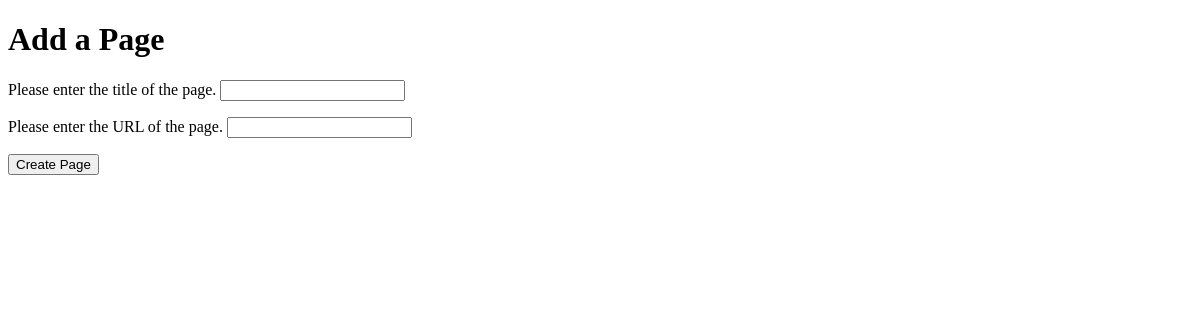
The app's page /rango/category/other-frameworks/add_page/, older data.
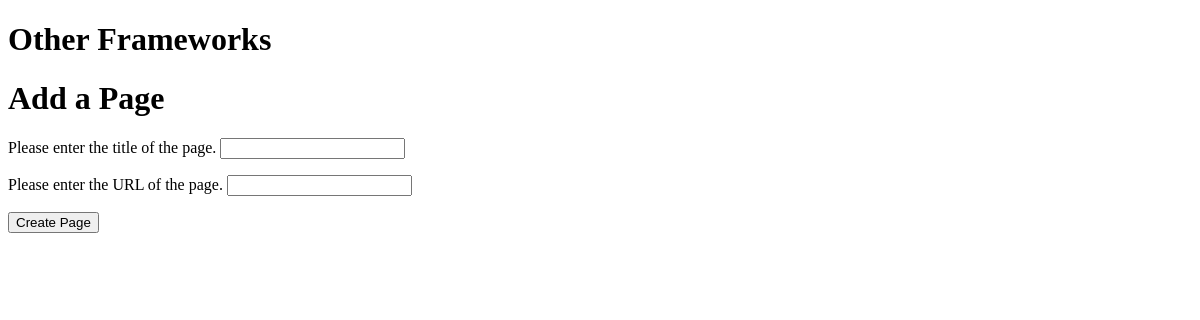
The same page, newer data.
### rango/models.py (models this page shows, shortened)
class Category(models.Model):
    name = models.CharField(max_length=128, unique=True)
    views = models.IntegerField(default=0)
    likes = models.IntegerField(default=0)
    slug = models.SlugField(unique=True)
    class Meta:
        verbose_name_plural = 'Categories'

### rango/views.py (the view, shortened to what this page needs)
# urls.py: url(r'^category/(?P<category_name_slug>[\w\-]+)/add_page/$',
def add_page(request, category_name_slug):
    try:
        category = Category.objects.get(slug=category_name_slug)
    except Category.DoesNotExist:
        category = None
    form = PageForm()
    context_dict = {'form':form, 'category': category}
    return render(request, 'rango/add_page.html', context_dict)

### rango/forms.py (shortened to what this page needs)
class PageForm(forms.ModelForm):
    title = forms.CharField(max_length=128, help_text="Please enter the title of the page.")
    url = forms.URLField(max_length=200, help_text="Please enter the URL of the page.")
    views = forms.IntegerField(widget=forms.HiddenInput(), initial=0)
    class Meta:
        model = Page
        exclude = ('category',)

### templates/rango/add_page.html (shortened to what this page needs)
<!DOCTYPE html>
<html>
    <head>
        <h1>{{ category.name }}</h1>
    </head>
    <body>
        <h1>Add a Page</h1>
        <div>
            <form id="page_form" method="post" action="/rango/category/{{ category.slug }}/add_page/">
                {% for field in form.visible_fields %}
                    <p>
                    {{ field.help_text }}
                    {{ field }}
                    </p >
                {% endfor %}
                <input type="submit" name="submit" value="Create Page"/>
            </form>
        </div>
    </body>
</html>

Row changes from the older to the newer data that the page shows:
now on this page (row edited): Category: name "Other Frameworks"
